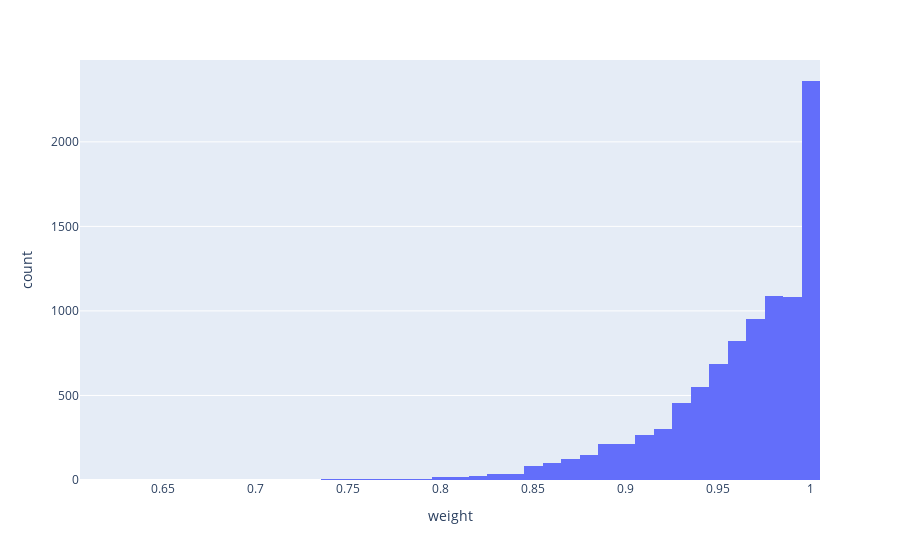

The code cell stored with this chart in its notebook:
### Markdown cell above
#### A histogram of the weights.

### Code cell
fig = px.histogram(network_df, x='weight', nbins=50)
fig.layout.height = 500
fig.show()

### Figure 1 — Plotly figure (JSON) as saved in the notebook; plotly's stock layout.template omitted (floating-point values rounded to 4 significant figures; data arrays with more than 128 entries replaced by an {"elided": "..."} marker saying what was removed)
{"data": [{"alignmentgroup": "True", "bingroup": "x", "hovertemplate": "weight=%{x}<br>count=%{y}<extra></extra>", "legendgroup": "", "marker": {"color": "#636efa", "pattern": {"shape": ""}}, "name": "", "nbinsx": 50, "offsetgroup": "", "orientation": "v", "showlegend": false, "type": "histogram", "x": {"elided": "9615 float values"}, "xaxis": "x", "yaxis": "y"}], "layout": {"autosize": true, "barmode": "relative", "legend": {"tracegroupgap": 0}, "margin": {"t": 60}, "xaxis": {"anchor": "y", "autorange": true, "domain": [0, 1], "range": [0.605, 1.005], "title": {"text": "weight"}, "type": "linear"}, "yaxis": {"anchor": "x", "autorange": true, "domain": [0, 1], "range": [0, 2484.0], "title": {"text": "count"}}}}
